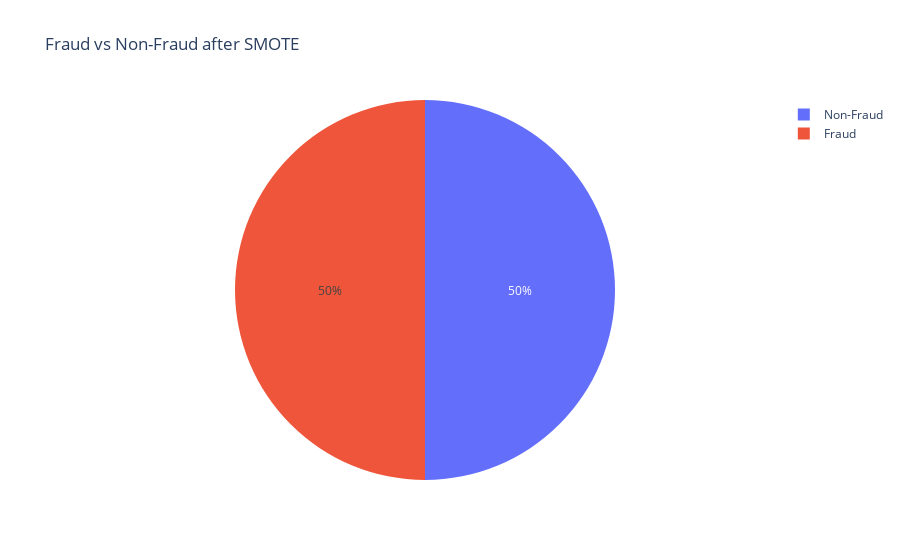

Notebook source saved alongside this figure:
### Code cell
# visualize the data after SMOTE

pie_chart_binary(y_train, title='Fraud vs Non-Fraud after SMOTE')

### Figure 1 — Plotly figure (JSON) as saved in the notebook; plotly's stock layout.template omitted (floating-point values rounded to 4 significant figures)
{"data": [{"labels": ["Non-Fraud", "Fraud"], "type": "pie", "values": [170587, 170587]}], "layout": {"title": {"text": "Fraud vs Non-Fraud after SMOTE"}}}
